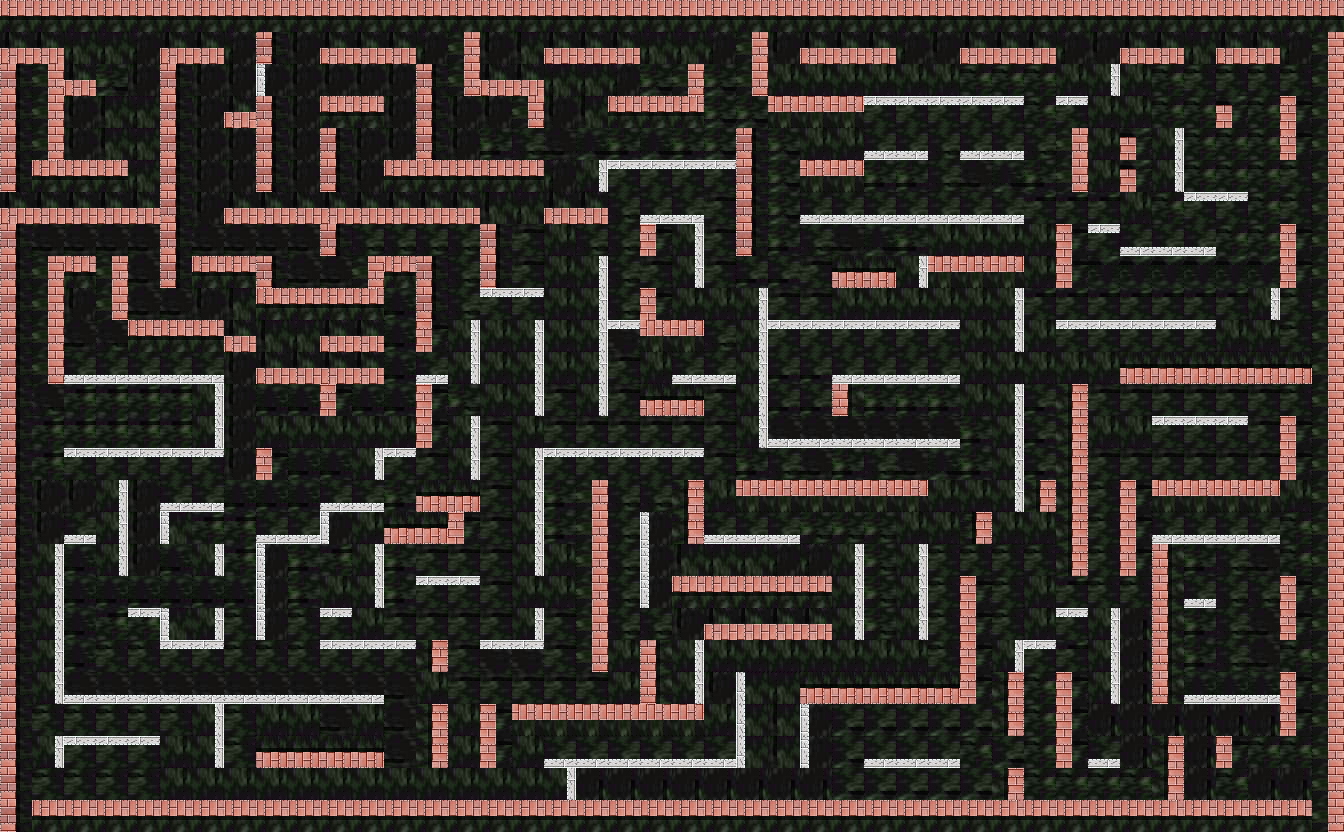

Rendered tile map (Tiled .tmx) drawn with the repository's tilesets; below, a short description and the map source with its tile grids summarised:
An orthogonal 42x26 tile map with 32x32 px tiles, 1 tile layer (Tile Layer 1), 4 tilesets and 192 objects (20x blocker).

<map version="1.0" orientation="orthogonal" width="42" height="26" tilewidth="32" tileheight="32">
 <tileset firstgid="1" name="brick2" tilewidth="32" tileheight="32">
  <image source="map_tiles/brick2.png" width="800" height="1280" />
 </tileset>
 <tileset firstgid="1001" name="brick3" tilewidth="32" tileheight="32">
  <image source="map_tiles/brick3.png" width="1280" height="800" />
 </tileset>
 <tileset firstgid="2001" name="brick4" tilewidth="32" tileheight="32">
  <image source="map_tiles/brick4.png" width="800" height="1280" />
 </tileset>
 <tileset firstgid="3001" name="brick5" tilewidth="32" tileheight="32">
  <image source="map_tiles/brick5.png" width="1280" height="800" />
 </tileset>
 <layer name="Tile Layer 1" width="42" height="26">
  <data>[1092 cells, 1092 non-empty, 74 distinct tile ids]</data>
 </layer>
 <objectgroup name="player" width="42" height="26" visible="0">
  <object x="92" y="751" width="40" height="40">
   <properties>
    <property name="player" value="" />
   </properties>
  </object>
  <object x="319" y="712" width="37" height="33">
   <properties>
    <property name="player" value="" />
   </properties>
  </object>
  <object x="251" y="650" width="42" height="39">
   <properties>
    <property name="player" value="" />
   </properties>
  </object>
  <object x="82" y="657" width="39" height="25">
   <properties>
    <property name="player" value="" />
   </properties>
  </object>
  <object x="147" y="561" width="41" height="35">
   <properties>
    <property name="player" value="" />
   </properties>
  </object>
  <object x="399" y="731" width="27" height="36">
   <properties>
    <property name="player" value="" />
   </properties>
  </object>
 </objectgroup>
 <objectgroup name="collision" width="42" height="26" visible="0">
  <object x="32" y="160" width="95" height="14">
   <properties>
    <property name="blocker" value="" />
   </properties>
  </object>
  <object x="2" y="209" width="156" height="14">
   <properties>
    <property name="blocker" value="" />
   </properties>
  </object>
  <object x="49" y="66" width="14" height="84">
   <properties>
    <property name="blocker" value="" />
   </properties>
  </object>
  <object x="2" y="50" width="59" height="12">
   <properties>
    <property name="blocker" value="" />
   </properties>
  </object>
  <object x="1" y="66" width="11" height="123">
   <properties>
    <property name="blocker" value="" />
   </properties>
  </object>
  <object x="159" y="49" width="65" height="15">
   <properties>
    <property name="blocker" value="" />
   </properties>
  </object>
  <object x="161" y="67" width="15" height="221">
   <properties>
    <property name="blocker" value="" />
   </properties>
  </object>
  <object x="257" y="33" width="13" height="189">
   <properties>
    <property name="blocker" value="" />
   </properties>
  </object>
  <object x="225" y="209" width="32" height="15">
   <properties>
    <property name="blocker" value="" />
   </properties>
  </object>
  <object x="225" y="112" width="32" height="16">
   <properties>
    <property name="blocker" value="" />
   </properties>
  </object>
  <object x="4" y="6" width="1327" height="4">
   <properties>
    <property name="blocker" value="" />
   </properties>
  </object>
  <object x="58" y="695" width="324" height="7">
   <properties>
    <property name="blocker" value="" />
   </properties>
  </object>
  <object x="56" y="737" width="103" height="5">
   <properties>
    <property name="blocker" value="" />
   </properties>
  </object>
  <object x="56" y="548" width="5" height="149">
   <properties>
    <property name="blocker" value="" />
   </properties>
  </object>
  <object x="121" y="482" width="7" height="94">
   <properties>
    <property name="blocker" value="" />
   </properties>
  </object>
  <object name="blocker" x="259" y="537" width="4" height="103">
   <properties>
    <property name="blocker" value="" />
   </properties>
  </object>
  <object x="161" y="504" width="6" height="38">
   <properties>
    <property name="blocker" value="" />
   </properties>
  </object>
  <object x="161" y="504" width="58" height="6">
   <properties>
    <property name="blocker" value="" />
   </properties>
  </object>
  <object x="259" y="537" width="67" height="4">
   <properties>
    <property name="blocker" value="" />
   </properties>
  </object>
  <object x="322" y="506" width="4" height="32" />
  <object x="323" y="504" width="59" height="5">
   <properties>
    <property name="blocker" value="" />
   </properties>
  </object>
  <object x="129" y="610" width="39" height="4">
   <properties>
    <property name="blocker" value="" />
   </properties>
  </object>
  <object x="160" y="610" width="6" height="35">
   <properties>
    <property name="blocker" value="" />
   </properties>
  </object>
  <object x="162" y="640" width="57" height="6">
   <properties>
    <property name="blocker" value="" />
   </properties>
  </object>
  <object x="216" y="611" width="7" height="31">
   <properties>
    <property name="blocker" value="" />
   </properties>
  </object>
  <object x="217" y="545" width="5" height="30">
   <properties>
    <property name="blocker" value="" />
   </properties>
  </object>
  <object x="50" y="260" width="9" height="119">
   <properties>
    <property name="blocker" value="" />
   </properties>
  </object>
  <object x="65" y="377" width="155" height="4">
   <properties>
    <property name="blocker" value="" />
   </properties>
  </object>
  <object x="216" y="378" width="4" height="77">
   <properties>
    <property name="blocker" value="" />
   </properties>
  </object>
  <object x="68" y="450" width="149" height="4">
   <properties>
    <property name="blocker" value="" />
   </properties>
  </object>
  <object x="53" y="259" width="37" height="8">
   <properties>
    <property name="blocker" value="" />
   </properties>
  </object>
  <object x="115" y="258" width="7" height="59">
   <properties>
    <property name="blocker" value="" />
   </properties>
  </object>
  <object x="133" y="325" width="86" height="7">
   <properties>
    <property name="blocker" value="" />
   </properties>
  </object>
  <object x="228" y="340" width="24" height="8">
   <properties>
    <property name="blocker" value="" />
   </properties>
  </object>
  <object x="324" y="51" width="88" height="10">
   <properties>
    <property name="blocker" value="" />
   </properties>
  </object>
  <object x="326" y="100" width="50" height="8">
   <properties>
    <property name="blocker" value="" />
   </properties>
  </object>
  <object x="323" y="134" width="8" height="54">
   <properties>
    <property name="blocker" value="" />
   </properties>
  </object>
  <object x="468" y="35" width="6" height="57">
   <properties>
    <property name="blocker" value="" />
   </properties>
  </object>
  <object x="479" y="84" width="56" height="5">
   <properties>
    <property name="blocker" value="" />
   </properties>
  </object>
  <object x="529" y="87" width="10" height="35">
   <properties>
    <property name="blocker" value="" />
   </properties>
  </object>
  </objectgroup>
 <objectgroup name="flags" width="42" height="26">
  <!-- 6 objects omitted --></objectgroup>
</map>
<!-- 146 of 192 objects omitted -->
